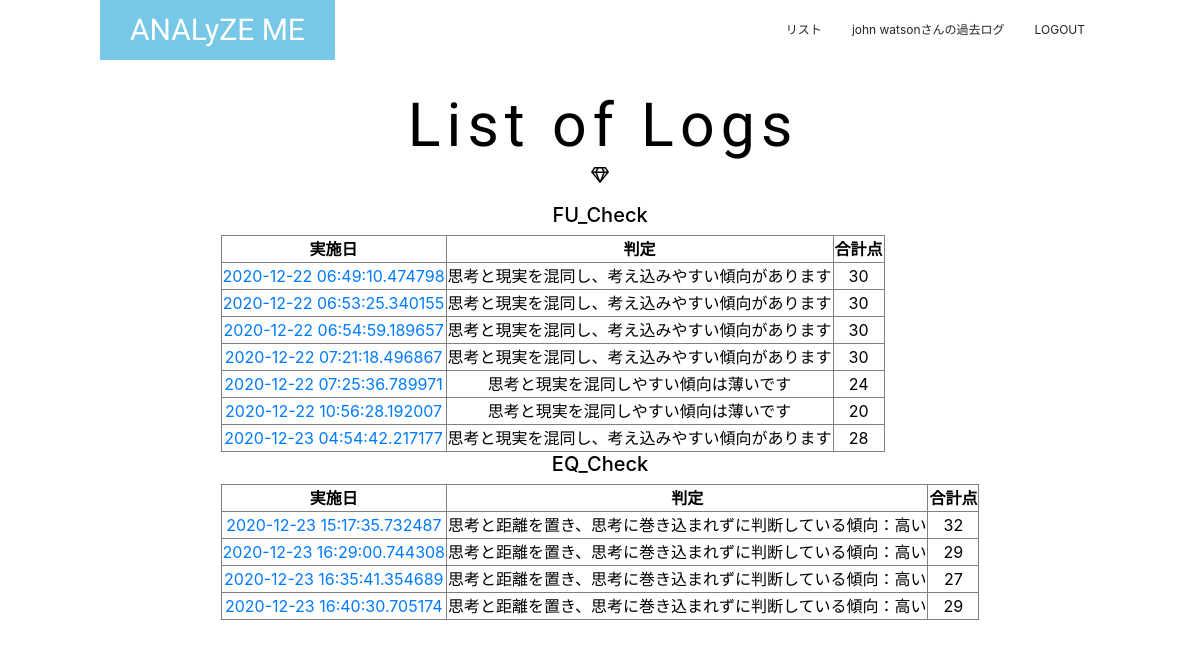
The app's page /logs (signed in) with its own data.
### analyze_me/models/user.py (models this page shows, shortened)
class User(UserMixin, db.Model):
    __tablename__ = 'user'
    id = db.Column(db.Integer, primary_key=True)
    user_id = db.Column(db.String(50), unique=True)
    name = db.Column(db.String(30))
    password = db.Column(db.String(20), unique=True)
    created_at = db.Column(db.DateTime)
    fu_results = relationship('FU_results')
    eq_results = relationship('EQ_results')

### analyze_me/models/results.py (models this page shows, shortened)
class FU_results(db.Model):                    #フュージョンチェックデータベース
    __tablename__ = 'fu_results'
    id = db.Column(db.Integer, primary_key=True, nullable=False)
    answers = db.Column(db.PickleType, nullable=True)
    a_sum = db.Column(db.Integer, nullable=True)
    judge = db.Column(db.String(200), nullable=True)
    created_at = db.Column(db.DateTime)
    user_id = db.Column(db.Integer, db.ForeignKey('user.id', onupdate='CASCADE', ondelete='CASCADE'), nullable=False)

class EQ_results(db.Model):                    #脱中心化チェックデータベース
    __tablename__ = 'eq_results'
    id = db.Column(db.Integer, primary_key=True, nullable=False)
    answers = db.Column(db.PickleType, nullable=True)
    a_sum = db.Column(db.Integer, nullable=True)
    judge = db.Column(db.String(200), nullable=True)
    created_at = db.Column(db.DateTime)
    user_id = db.Column(db.Integer, db.ForeignKey('user.id', onupdate='CASCADE', ondelete='CASCADE'), nullable=False)

### analyze_me/views/views.py (the view)
@views.route('/logs')
@login_required
def show_logs():
    fu_results = analyzer_service.find_all('fu')
    eq_results = analyzer_service.find_all('eq')
    return render_template('logs/logs.html', \
                           fu_results=fu_results, \
                           eq_results=eq_results)

### analyze_me/__init__.py (called while the page is built)
@login_manager.user_loader
def load_user(user_id):
    return User.query.get(int(user_id))

### analyze_me/services/analyzer_service.py (called while the page is built)
def find_all(ex_id):
    if ex_id == 'fu':
        return FU_results.query.all()
    elif ex_id == 'eq':
        return EQ_results.query.all()
    elif ex_id == 'ces':
        pass
    elif ex_id == 'pom':
        pass
    elif ex_id == 'teg':
        pass

### analyze_me/templates/logs/logs.html
{% extends "layout.html" %}
{% block body %}
<section class="logA">
    <div class="con">
        <h2>List of Logs</h2>
        <p class="symbol"><span class="far fa-gem"></span></p>
        <div>
            <h5>FU_Check</h5>
            <table border="1">
                <tr>
                    <th>実施日</th>
                    <th>判定</th>
                    <th>合計点</th>
                </tr>
                {% for fu_res in fu_results %}
                <tr>
                    <td>
                        <a href="{{ url_for('examin.result', ex_id='fu', result_id=fu_res.id) }}">
                            {{ fu_res.created_at }}
                        </a>
                    </td>
                    <td>{{ fu_res.judge }}</td>
                    <td>{{ fu_res.a_sum }}</td>
                </tr>
                {% else %}
                    <p>結果がありません</p>
                {% endfor %}
            </table>
        </div>
        <div>
            <h5>EQ_Check</h5>
            <table border="1">
                <tr>
                    <th>実施日</th>
                    <th>判定</th>
                    <th>合計点</th>
                </tr>
                {% for eq_res in eq_results %}
                <tr>
                    <td>
                    <a href="{{ url_for('examin.result', ex_id='eq', result_id=eq_res.id) }}">
                        {{ eq_res.created_at }}
                    </a>
                    </td>
                    <td>{{ eq_res.judge }}</td>
                    <td>{{ eq_res.a_sum }}</td>
                </tr>
                {% else %}
                    <p>結果がありません</p>
                {% endfor %}
            </table>
        </div>
    </div>
</section>
{% endblock %}

### analyze_me/templates/layout.html (shortened to what this page needs)
<!DOCTYPE html>
<html lang="ja">
<head>
    {% block head %}
    <link rel="stylesheet" href="{{ url_for('static', filename='style.css')}}">
    <link rel="stylesheet" href="https://stackpath.bootstrapcdn.com/bootstrap/4.5.0/css/bootstrap.min.css">
    <link rel="stylesheet" href="https://use.fontawesome.com/releases/v5.15.1/css/all.css">
    {% endblock %}
</head>
<body>
<div>
    <header>
        <nav class="conH">
            <div class="conH-small">
                <a class="headA" href="{{ url_for('views.index') }}">ANALyZE ME</a>
            </div>
            <div class="headB">
                <ul>
                    <li>
                        <a href="{{ url_for('analyzes.analyzer_list') }}">リスト</a>
                    </li>
                    {% if not current_user.is_authenticated %}
                    <li>
                        <a href="{{ url_for('auth.login') }}">LOGIN</a>
                    </li>
                    {% else %}
                    <li>
                        <a href="{{ url_for('views.show_logs') }}"><span>{{ current_user.name }}さんの</span>過去ログ</a>
                    </li>
                    <li>
                        <a href="{{ url_for('auth.logout') }}">LOGOUT</a>
                    </li>
                    {% endif %}
                </ul>
            </div>
        </nav>
    </header>
    {% block body %}{% endblock %}
</div>
</body>
</html>

### analyze_me/static/style.css (style rules this page uses)
:root { --main-color: #77C7E6; --accent-color: #E68E9F; --dark-color: #3A7E99; --opposite-color: #9AE665; --text-bright-color: #fff; --text-dark-color: #000; --gray-color: #ddd; --large-width: 1000px; --middle-width: 900px; }
@media (min-width: 800px) { :root { font-size: 16px; } }
body { margin: 0; font-family: 'メイリオ', 'Hiragino Kaku Gothic Pro', 'sans-serif'; }
.logA { display: flex; align-items: start; justify-content: center; height: 100vh; min-height: 450px; width: 100vw; min-width: 400px; color: #000; color: var(--text-dark-color); text-align: center; margin-left: auto; margin-right: auto; }
.logA .con { margin-top: 60px; max-width: 900px; max-width: var(--middle-width); margin-left: auto; margin-right: auto; }
.logA h2 { margin: 30px 0 0; font-family: 'Big Shoulders Stencil Display', cursive; font-size: 3.8rem; letter-spacing: 0.1em; margin-left: 0.1em; }
header { position: absolute; top: 0; left: 0; z-index: 100; width: 100%; background-color: rgba(255,255,255,0.5); }
.headA { display: inline-block; line-height: 60px; padding-left: 30px; padding-right: 30px; background-color: #77C7E6; background-color: var(--main-color); color: #fff; color: var(--text-bright-color); font-family: 'Big Shoulders Stencil Display', cursive; font-size: 30px; text-decoration: none; }
.headB ul { margin: 0; padding: 0; list-style: none; }
.headB a { display: block; padding: 15px; color: inherit; font-size: 12px; text-decoration: none; }
@media (min-width: 768px) { header .conH { display: flex; align-items: center; justify-content: space-between; max-width: 1000px; max-width: var(--large-width); margin-left: auto; margin-right: auto; } }
@media (min-width: 768px) { .headB ul { display: flex; } }
@media (min-width: 768px) { .headB { display: block !important; } }

### records on screen
User: name "john watson"
FU_results: created_at "2020-12-22 06:49:10.474798", judge "思考と現実を混同し、考え込みやすい傾向があります", a_sum "30"
FU_results: created_at "2020-12-22 06:53:25.340155", judge "思考と現実を混同し、考え込みやすい傾向があります", a_sum "30"
FU_results: created_at "2020-12-22 06:54:59.189657", judge "思考と現実を混同し、考え込みやすい傾向があります", a_sum "30"
FU_results: created_at "2020-12-22 07:21:18.496867", judge "思考と現実を混同し、考え込みやすい傾向があります", a_sum "30"
FU_results: created_at "2020-12-22 07:25:36.789971", judge "思考と現実を混同しやすい傾向は薄いです", a_sum "24"
FU_results: created_at "2020-12-22 10:56:28.192007", judge "思考と現実を混同しやすい傾向は薄いです", a_sum "20"
FU_results: created_at "2020-12-23 04:54:42.217177", judge "思考と現実を混同し、考え込みやすい傾向があります", a_sum "28"
EQ_results: created_at "2020-12-23 15:17:35.732487", judge "思考と距離を置き、思考に巻き込まれずに判断している傾向：高い", a_sum "32"
EQ_results: created_at "2020-12-23 16:29:00.744308", judge "思考と距離を置き、思考に巻き込まれずに判断している傾向：高い", a_sum "29"
EQ_results: created_at "2020-12-23 16:35:41.354689", judge "思考と距離を置き、思考に巻き込まれずに判断している傾向：高い", a_sum "27"
EQ_results: created_at "2020-12-23 16:40:30.705174", judge "思考と距離を置き、思考に巻き込まれずに判断している傾向：高い", a_sum "29"
